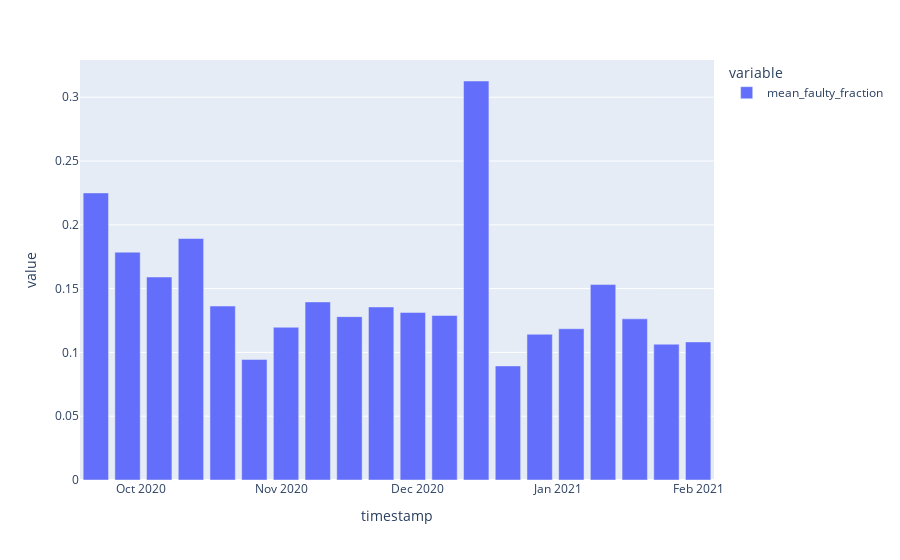

Notebook code for this chart:
### Markdown cell above
#### Fraction of active sectors with Missing PoST, weekly, network-wide

### Code cell
s = fraction_missing_post_network_weekly(connection)
px.bar(s)

### Figure 1 — Plotly figure (JSON) as saved in the notebook; plotly's stock layout.template omitted (floating-point values rounded to 4 significant figures)
{"data": [{"alignmentgroup": "True", "hovertemplate": "variable=mean_faulty_fraction<br>timestamp=%{x}<br>value=%{y}<extra></extra>", "legendgroup": "mean_faulty_fraction", "marker": {"color": "#636efa"}, "name": "mean_faulty_fraction", "offsetgroup": "mean_faulty_fraction", "orientation": "v", "showlegend": true, "textposition": "auto", "type": "bar", "x": ["2020-09-21T00:00:00", "2020-09-28T00:00:00", "2020-10-05T00:00:00", "2020-10-12T00:00:00", "2020-10-19T00:00:00", "2020-10-26T00:00:00", "2020-11-02T00:00:00", "2020-11-09T00:00:00", "2020-11-16T00:00:00", "2020-11-23T00:00:00", "2020-11-30T00:00:00", "2020-12-07T00:00:00", "2020-12-14T00:00:00", "2020-12-21T00:00:00", "2020-12-28T00:00:00", "2021-01-04T00:00:00", "2021-01-11T00:00:00", "2021-01-18T00:00:00", "2021-01-25T00:00:00", "2021-02-01T00:00:00"], "xaxis": "x", "y": [0.225, 0.1786, 0.1591, 0.1893, 0.1363, 0.09441, 0.1197, 0.1396, 0.128, 0.1356, 0.1313, 0.1289, 0.3127, 0.08942, 0.1142, 0.1186, 0.1532, 0.1263, 0.1064, 0.1082], "yaxis": "y"}], "layout": {"barmode": "relative", "legend": {"title": {"text": "variable"}, "tracegroupgap": 0}, "margin": {"t": 60}, "xaxis": {"anchor": "y", "domain": [0, 1], "title": {"text": "timestamp"}}, "yaxis": {"anchor": "x", "domain": [0, 1], "title": {"text": "value"}}}}
